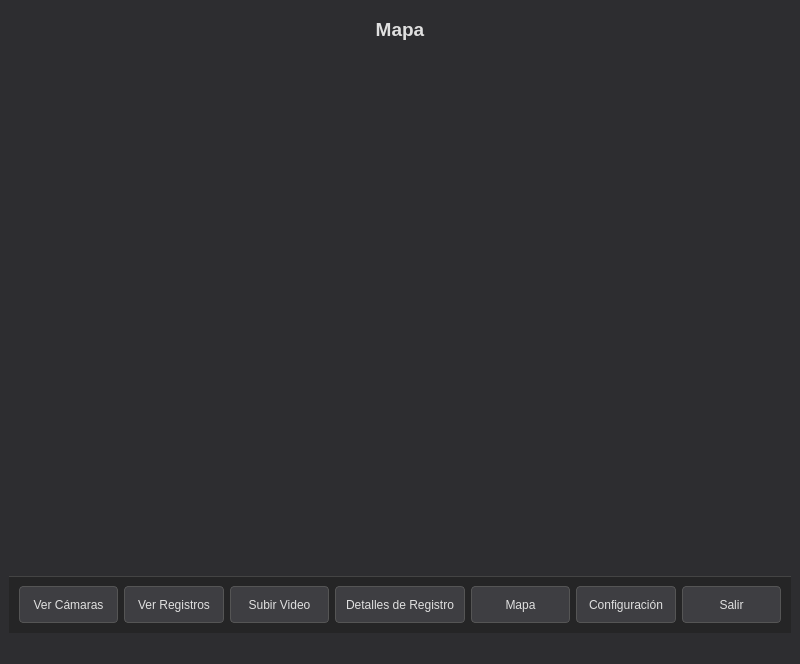
<?xml version="1.0" encoding="UTF-8"?>
<ui version="4.0">
 <class>MainWindow</class>
 <widget class="QMainWindow" name="MainWindow">
  <property name="geometry">
   <rect>
    <x>0</x>
    <y>0</y>
    <width>800</width>
    <height>664</height>
   </rect>
  </property>
  <property name="windowTitle">
   <string>Sistema de Detección de Accidentes</string>
  </property>
  <property name="styleSheet">
   <string notr="true">QMainWindow {
    background-color: #2D2D30;
    color: #E0E0E0;
}

QWidget {
    background-color: #2D2D30;
    color: #E0E0E0;
}

QPushButton {
    background-color: #3E3E42;
    color: #E0E0E0;
    border: 1px solid #555555;
    border-radius: 4px;
    padding: 5px 10px;
    min-height: 25px;
}

QPushButton:hover {
    background-color: #505054;
}

QPushButton:pressed {
    background-color: #2A2A2A;
}

QLabel {
    color: #E0E0E0;
}

QTableView {
    background-color: #252526;
    color: #E0E0E0;
    gridline-color: #333333;
    selection-background-color: #3E3E42;
    selection-color: #FFFFFF;
    border: 1px solid #444444;
}

QHeaderView::section {
    background-color: #3E3E42;
    color: #E0E0E0;
    padding: 4px;
    border: 1px solid #444444;
}

QLineEdit, QTextEdit, QComboBox {
    background-color: #3E3E42;
    color: #E0E0E0;
    border: 1px solid #555555;
    border-radius: 2px;
    padding: 2px;
}

QStackedWidget {
    background-color: #2D2D30;
}

#navegacionFrame {
    background-color: #252526;
    border-top: 1px solid #444444;
}</string>
  </property>
  <widget class="QWidget" name="centralwidget">
   <layout class="QVBoxLayout" name="verticalLayout">
    <item>
     <widget class="QStackedWidget" name="stackedWidget">
      <property name="currentIndex">
       <number>4</number>
      </property>
      <widget class="QWidget" name="camarasPage">
       <layout class="QVBoxLayout" name="verticalLayout_2">
        <item>
         <widget class="QLabel" name="camarasTitulo">
          <property name="font">
           <font>
            <pointsize>14</pointsize>
            <weight>75</weight>
            <bold>true</bold>
           </font>
          </property>
          <property name="text">
           <string>Vista de Cámaras</string>
          </property>
          <property name="alignment">
           <set>Qt::AlignCenter</set>
          </property>
         </widget>
        </item>
        <item>
         <widget class="QFrame" name="camarasGrid">
          <property name="frameShape">
           <enum>QFrame::StyledPanel</enum>
          </property>
          <property name="frameShadow">
           <enum>QFrame::Raised</enum>
          </property>
          <layout class="QGridLayout" name="gridLayout">
           <item row="0" column="0">
            <widget class="QFrame" name="camara1Frame">
             <property name="minimumSize">
              <size>
               <width>0</width>
               <height>150</height>
              </size>
             </property>
             <property name="styleSheet">
              <string notr="true">background-color: #222224; border: 1px solid #444444;</string>
             </property>
             <property name="frameShape">
              <enum>QFrame::StyledPanel</enum>
             </property>
             <property name="frameShadow">
              <enum>QFrame::Raised</enum>
             </property>
             <layout class="QVBoxLayout" name="verticalLayout_6">
              <item>
               <widget class="QPushButton" name="agregarCamara1">
                <property name="sizePolicy">
                 <sizepolicy hsizetype="Maximum" vsizetype="Maximum">
                  <horstretch>0</horstretch>
                  <verstretch>0</verstretch>
                 </sizepolicy>
                </property>
                <property name="text">
                 <string>+</string>
                </property>
               </widget>
              </item>
             </layout>
            </widget>
           </item>
           <item row="0" column="1">
            <widget class="QFrame" name="camara2Frame">
             <property name="minimumSize">
              <size>
               <width>0</width>
               <height>150</height>
              </size>
             </property>
             <property name="styleSheet">
              <string notr="true">background-color: #222224; border: 1px solid #444444;</string>
             </property>
             <property name="frameShape">
              <enum>QFrame::StyledPanel</enum>
             </property>
             <property name="frameShadow">
              <enum>QFrame::Raised</enum>
             </property>
             <layout class="QVBoxLayout" name="verticalLayout_7">
              <item>
               <widget class="QPushButton" name="agregarCamara2">
                <property name="sizePolicy">
                 <sizepolicy hsizetype="Maximum" vsizetype="Maximum">
                  <horstretch>0</horstretch>
                  <verstretch>0</verstretch>
                 </sizepolicy>
                </property>
                <property name="text">
                 <string>+</string>
                </property>
               </widget>
              </item>
             </layout>
            </widget>
           </item>
           <item row="1" column="0">
            <widget class="QFrame" name="camara3Frame">
             <property name="minimumSize">
              <size>
               <width>0</width>
               <height>150</height>
              </size>
             </property>
             <property name="styleSheet">
              <string notr="true">background-color: #222224; border: 1px solid #444444;</string>
             </property>
             <property name="frameShape">
              <enum>QFrame::StyledPanel</enum>
             </property>
             <property name="frameShadow">
              <enum>QFrame::Raised</enum>
             </property>
             <layout class="QVBoxLayout" name="verticalLayout_8">
              <item>
               <widget class="QPushButton" name="agregarCamara3">
                <property name="sizePolicy">
                 <sizepolicy hsizetype="Maximum" vsizetype="Maximum">
                  <horstretch>0</horstretch>
                  <verstretch>0</verstretch>
                 </sizepolicy>
                </property>
                <property name="text">
                 <string>+</string>
                </property>
               </widget>
              </item>
             </layout>
            </widget>
           </item>
           <item row="1" column="1">
            <widget class="QFrame" name="camara4Frame">
             <property name="minimumSize">
              <size>
               <width>0</width>
               <height>150</height>
              </size>
             </property>
             <property name="styleSheet">
              <string notr="true">background-color: #222224; border: 1px solid #444444;</string>
             </property>
             <property name="frameShape">
              <enum>QFrame::StyledPanel</enum>
             </property>
             <property name="frameShadow">
              <enum>QFrame::Raised</enum>
             </property>
             <layout class="QVBoxLayout" name="verticalLayout_9">
              <item>
               <widget class="QPushButton" name="agregarCamara4">
                <property name="sizePolicy">
                 <sizepolicy hsizetype="Maximum" vsizetype="Maximum">
                  <horstretch>0</horstretch>
                  <verstretch>0</verstretch>
                 </sizepolicy>
                </property>
                <property name="text">
                 <string>+</string>
                </property>
               </widget>
              </item>
             </layout>
            </widget>
           </item>
          </layout>
         </widget>
        </item>
       </layout>
      </widget>
      <widget class="QWidget" name="registrosPage">
       <layout class="QVBoxLayout" name="verticalLayout_3">
        <item>
         <widget class="QLabel" name="registrosTitulo">
          <property name="font">
           <font>
            <pointsize>14</pointsize>
            <weight>75</weight>
            <bold>true</bold>
           </font>
          </property>
          <property name="text">
           <string>Vista de Registros</string>
          </property>
          <property name="alignment">
           <set>Qt::AlignCenter</set>
          </property>
         </widget>
        </item>
        <item>
         <widget class="QTableView" name="registrosTable">
          <property name="alternatingRowColors">
           <bool>true</bool>
          </property>
          <property name="selectionMode">
           <enum>QAbstractItemView::SingleSelection</enum>
          </property>
          <property name="selectionBehavior">
           <enum>QAbstractItemView::SelectRows</enum>
          </property>
         </widget>
        </item>
        <item>
         <widget class="QPushButton" name="verDetallesRegistroBtn">
          <property name="text">
           <string>Ver Detalles del Registro Seleccionado</string>
          </property>
         </widget>
        </item>
       </layout>
      </widget>
      <widget class="QWidget" name="detallesRegistroPage">
       <layout class="QVBoxLayout" name="verticalLayout_4">
        <item>
         <widget class="QLabel" name="detallesTitulo">
          <property name="font">
           <font>
            <pointsize>14</pointsize>
            <weight>75</weight>
            <bold>true</bold>
           </font>
          </property>
          <property name="text">
           <string>Detalles del Registro</string>
          </property>
          <property name="alignment">
           <set>Qt::AlignCenter</set>
          </property>
         </widget>
        </item>
        <item>
         <widget class="QFrame" name="videoFrame">
          <property name="minimumSize">
           <size>
            <width>0</width>
            <height>200</height>
           </size>
          </property>
          <property name="styleSheet">
           <string notr="true">background-color: #222224; border: 1px solid #444444;</string>
          </property>
          <property name="frameShape">
           <enum>QFrame::StyledPanel</enum>
          </property>
          <property name="frameShadow">
           <enum>QFrame::Raised</enum>
          </property>
          <layout class="QVBoxLayout" name="verticalLayout_10">
           <item>
            <widget class="QLabel" name="videoLabel">
             <property name="text">
              <string>Video del Accidente</string>
             </property>
             <property name="alignment">
              <set>Qt::AlignCenter</set>
             </property>
            </widget>
           </item>
          </layout>
         </widget>
        </item>
        <item>
         <widget class="QGroupBox" name="detallesGroupBox">
          <property name="title">
           <string>Información del Registro</string>
          </property>
          <layout class="QFormLayout" name="formLayout">
           <item row="0" column="0">
            <widget class="QLabel" name="fechaLabel">
             <property name="text">
              <string>Fecha del Accidente:</string>
             </property>
            </widget>
           </item>
           <item row="0" column="1">
            <widget class="QLabel" name="fechaValor">
             <property name="text">
              <string>[Fecha]</string>
             </property>
            </widget>
           </item>
           <item row="1" column="0">
            <widget class="QLabel" name="archivoLabel">
             <property name="text">
              <string>Nombre del Archivo:</string>
             </property>
            </widget>
           </item>
           <item row="1" column="1">
            <widget class="QLabel" name="archivoValor">
             <property name="text">
              <string>[Archivo]</string>
             </property>
            </widget>
           </item>
           <item row="2" column="0">
            <widget class="QLabel" name="localizacionLabel">
             <property name="text">
              <string>Localización:</string>
             </property>
            </widget>
           </item>
           <item row="2" column="1">
            <widget class="QLabel" name="localizacionValor">
             <property name="text">
              <string>[Localización]</string>
             </property>
            </widget>
           </item>
           <item row="3" column="0">
            <widget class="QLabel" name="descripcionLabel">
             <property name="text">
              <string>Descripción:</string>
             </property>
            </widget>
           </item>
           <item row="3" column="1">
            <widget class="QLabel" name="descripcionValor">
             <property name="text">
              <string>[Descripción]</string>
             </property>
            </widget>
           </item>
          </layout>
         </widget>
        </item>
       </layout>
      </widget>
      <widget class="QWidget" name="subirVideoPage">
       <layout class="QVBoxLayout" name="verticalLayout_5">
        <item>
         <widget class="QLabel" name="subirVideoTitulo">
          <property name="font">
           <font>
            <pointsize>14</pointsize>
            <weight>75</weight>
            <bold>true</bold>
           </font>
          </property>
          <property name="text">
           <string>Subir Video</string>
          </property>
          <property name="alignment">
           <set>Qt::AlignCenter</set>
          </property>
         </widget>
        </item>
        <item>
         <spacer name="verticalSpacer">
          <property name="orientation">
           <enum>Qt::Vertical</enum>
          </property>
          <property name="sizeHint" stdset="0">
           <size>
            <width>20</width>
            <height>20</height>
           </size>
          </property>
         </spacer>
        </item>
        <item>
         <widget class="QLabel" name="archivoSeleccionadoLabel">
          <property name="text">
           <string>Ningún archivo seleccionado</string>
          </property>
          <property name="alignment">
           <set>Qt::AlignCenter</set>
          </property>
         </widget>
        </item>
        <item>
         <widget class="QPushButton" name="seleccionarVideoBtn">
          <property name="text">
           <string>Seleccionar Video...</string>
          </property>
         </widget>
        </item>
        <item>
         <widget class="QFrame" name="accionesBotonesFrame">
          <property name="frameShape">
           <enum>QFrame::StyledPanel</enum>
          </property>
          <property name="frameShadow">
           <enum>QFrame::Raised</enum>
          </property>
          <layout class="QHBoxLayout" name="horizontalLayout_2">
           <item>
            <widget class="QPushButton" name="subirVideoBtn">
             <property name="enabled">
              <bool>false</bool>
             </property>
             <property name="text">
              <string>Subir Video</string>
             </property>
            </widget>
           </item>
           <item>
            <widget class="QPushButton" name="cancelarSubidaBtn">
             <property name="text">
              <string>Cancelar</string>
             </property>
            </widget>
           </item>
          </layout>
         </widget>
        </item>
        <item>
         <widget class="QLabel" name="vistaPreviaVideo">
          <property name="minimumSize">
           <size>
            <width>320</width>
            <height>180</height>
           </size>
          </property>
          <property name="frameShape">
           <enum>QFrame::Box</enum>
          </property>
          <property name="text">
           <string>Vista previa del video</string>
          </property>
          <property name="alignment">
           <set>Qt::AlignCenter</set>
          </property>
         </widget>
        </item>
        <item>
         <widget class="QGroupBox" name="grupoDetecciones">
          <property name="title">
           <string>Detecciones</string>
          </property>
          <layout class="QVBoxLayout" name="verticalLayoutDetecciones">
           <item>
            <widget class="QScrollArea" name="scrollDetecciones">
             <property name="widgetResizable">
              <bool>true</bool>
             </property>
             <widget class="QWidget" name="scrollAreaContenido">
              <property name="geometry">
               <rect>
                <x>0</x>
                <y>0</y>
                <width>294</width>
                <height>38</height>
               </rect>
              </property>
              <layout class="QVBoxLayout" name="layoutContenidoDetecciones">
               <item>
                <widget class="QLabel" name="deteccionEjemplo">
                 <property name="text">
                  <string>Ejemplo: Accidente detectado en el segundo 12</string>
                 </property>
                </widget>
               </item>
              </layout>
             </widget>
            </widget>
           </item>
          </layout>
         </widget>
        </item>
        <item>
         <widget class="QPushButton" name="descargarDeteccionesBtn">
          <property name="text">
           <string>Descargar Resultados</string>
          </property>
         </widget>
        </item>
        <item>
         <spacer name="verticalSpacer_2">
          <property name="orientation">
           <enum>Qt::Vertical</enum>
          </property>
          <property name="sizeHint" stdset="0">
           <size>
            <width>20</width>
            <height>20</height>
           </size>
          </property>
         </spacer>
        </item>
       </layout>
      </widget>
<widget class="QWidget" name="mapaPage">
 <layout class="QVBoxLayout" name="verticalLayout_14">
  <item>
   <widget class="QLabel" name="mapaTitulo">
    <property name="sizePolicy">
     <sizepolicy hsizetype="Expanding" vsizetype="Fixed">
      <horstretch>0</horstretch>
      <verstretch>0</verstretch>
     </sizepolicy>
    </property>
    <property name="font">
     <font>
      <pointsize>14</pointsize>
      <weight>75</weight>
      <bold>true</bold>
     </font>
    </property>
    <property name="text">
     <string>Mapa</string>
    </property>
    <property name="alignment">
     <set>Qt::AlignCenter</set>
    </property>
   </widget>
  </item>
  <item>
   <widget class="QWidget" name="mapaWidget" native="true">
    <property name="sizePolicy">
     <sizepolicy hsizetype="Expanding" vsizetype="Expanding">
      <horstretch>0</horstretch>
      <verstretch>0</verstretch>
     </sizepolicy>
    </property>
   </widget>
  </item>
 </layout>
</widget>
      <widget class="QWidget" name="configuracionPage">
       <layout class="QVBoxLayout" name="verticalLayout_11">
        <item>
         <widget class="QLabel" name="configuracionTitulo">
          <property name="font">
           <font>
            <pointsize>14</pointsize>
            <weight>75</weight>
            <bold>true</bold>
           </font>
          </property>
          <property name="text">
           <string>Configuración del Sistema</string>
          </property>
          <property name="alignment">
           <set>Qt::AlignCenter</set>
          </property>
         </widget>
        </item>
        <item>
         <widget class="QScrollArea" name="scrollArea">
          <property name="widgetResizable">
           <bool>true</bool>
          </property>
          <widget class="QWidget" name="scrollAreaWidgetContents">
           <property name="geometry">
            <rect>
             <x>0</x>
             <y>0</y>
             <width>754</width>
             <height>457</height>
            </rect>
           </property>
           <layout class="QVBoxLayout" name="verticalLayout_12">
            <item>
             <widget class="QGroupBox" name="configuracionGeneral">
              <property name="title">
               <string>Configuración General</string>
              </property>
              <layout class="QFormLayout" name="formLayout_2">
               <item row="0" column="0">
                <widget class="QLabel" name="rutaAlmacenamientoLabel">
                 <property name="text">
                  <string>Ruta de Almacenamiento:</string>
                 </property>
                </widget>
               </item>
               <item row="0" column="1">
                <widget class="QLineEdit" name="rutaAlmacenamientoEdit"/>
               </item>
               <item row="1" column="0">
                <widget class="QLabel" name="formatoVideoLabel">
                 <property name="text">
                  <string>Formato de Video Preferido:</string>
                 </property>
                </widget>
               </item>
               <item row="1" column="1">
                <widget class="QComboBox" name="formatoVideoCombo">
                 <item>
                  <property name="text">
                   <string>MP4</string>
                  </property>
                 </item>
                 <item>
                  <property name="text">
                   <string>AVI</string>
                  </property>
                 </item>
                 <item>
                  <property name="text">
                   <string>MKV</string>
                  </property>
                 </item>
                </widget>
               </item>
               <item row="2" column="0">
                <widget class="QLabel" name="tiempoGrabacionLabel">
                 <property name="text">
                  <string>Tiempo de Grabación (segundos):</string>
                 </property>
                </widget>
               </item>
               <item row="2" column="1">
                <widget class="QSpinBox" name="tiempoGrabacionSpin">
                 <property name="minimum">
                  <number>5</number>
                 </property>
                 <property name="maximum">
                  <number>300</number>
                 </property>
                 <property name="value">
                  <number>30</number>
                 </property>
                </widget>
               </item>
              </layout>
             </widget>
            </item>
            <item>
             <widget class="QGroupBox" name="configuracionDeteccion">
              <property name="title">
               <string>Configuración de Detección</string>
              </property>
              <layout class="QFormLayout" name="formLayout_3">
               <item row="0" column="0">
                <widget class="QLabel" name="sensibilidadLabel">
                 <property name="text">
                  <string>Sensibilidad de Detección:</string>
                 </property>
                </widget>
               </item>
               <item row="0" column="1">
                <widget class="QSlider" name="sensibilidadSlider">
                 <property name="orientation">
                  <enum>Qt::Horizontal</enum>
                 </property>
                </widget>
               </item>
               <item row="1" column="0">
                <widget class="QLabel" name="grabarAnteriorLabel">
                 <property name="text">
                  <string>Grabar segundos previos al accidente:</string>
                 </property>
                </widget>
               </item>
               <item row="1" column="1">
                <widget class="QSpinBox" name="grabarAnteriorSpin">
                 <property name="minimum">
                  <number>1</number>
                 </property>
                 <property name="maximum">
                  <number>60</number>
                 </property>
                 <property name="value">
                  <number>10</number>
                 </property>
                </widget>
               </item>
               <item row="2" column="0">
                <widget class="QLabel" name="notificacionesLabel">
                 <property name="text">
                  <string>Activar Notificaciones:</string>
                 </property>
                </widget>
               </item>
               <item row="2" column="1">
                <widget class="QCheckBox" name="notificacionesCheck">
                 <property name="text">
                  <string/>
                 </property>
                 <property name="checked">
                  <bool>true</bool>
                 </property>
                </widget>
               </item>
              </layout>
             </widget>
            </item>
            <item>
             <widget class="QGroupBox" name="configuracionRTSP">
              <property name="title">
               <string>Configuración RTSP Predeterminada</string>
              </property>
              <layout class="QFormLayout" name="formLayout_4">
               <item row="0" column="0">
                <widget class="QLabel" name="rtspPuertoLabel">
                 <property name="text">
                  <string>Puerto RTSP Predeterminado:</string>
                 </property>
                </widget>
               </item>
               <item row="0" column="1">
                <widget class="QLineEdit" name="rtspPuertoEdit">
                 <property name="text">
                  <string>554</string>
                 </property>
                </widget>
               </item>
               <item row="1" column="0">
                <widget class="QLabel" name="usuarioPredeterminadoLabel">
                 <property name="text">
                  <string>Usuario Predeterminado:</string>
                 </property>
                </widget>
               </item>
               <item row="1" column="1">
                <widget class="QLineEdit" name="usuarioPredeterminadoEdit">
                 <property name="text">
                  <string>admin</string>
                 </property>
                </widget>
               </item>
               <item row="2" column="0">
                <widget class="QLabel" name="passwordPredeterminadoLabel">
                 <property name="text">
                  <string>Contraseña Predeterminada:</string>
                 </property>
                </widget>
               </item>
               <item row="2" column="1">
                <widget class="QLineEdit" name="passwordPredeterminadoEdit">
                 <property name="text">
                  <string>admin</string>
                 </property>
                 <property name="echoMode">
                  <enum>QLineEdit::Password</enum>
                 </property>
                </widget>
               </item>
              </layout>
             </widget>
            </item>
           </layout>
          </widget>
         </widget>
        </item>
        <item>
         <widget class="QPushButton" name="guardarConfiguracionBtn">
          <property name="text">
           <string>Guardar Configuración</string>
          </property>
         </widget>
        </item>
       </layout>
      </widget>
     </widget>
    </item>
    <item>
     <widget class="QFrame" name="navegacionFrame">
      <property name="minimumSize">
       <size>
        <width>0</width>
        <height>50</height>
       </size>
      </property>
      <property name="frameShape">
       <enum>QFrame::StyledPanel</enum>
      </property>
      <property name="frameShadow">
       <enum>QFrame::Raised</enum>
      </property>
      <layout class="QHBoxLayout" name="horizontalLayout">
       <item>
        <widget class="QPushButton" name="verCamarasBtn">
         <property name="text">
          <string>Ver Cámaras</string>
         </property>
        </widget>
       </item>
       <item>
        <widget class="QPushButton" name="verRegistrosBtn">
         <property name="text">
          <string>Ver Registros</string>
         </property>
        </widget>
       </item>
       <item>
        <widget class="QPushButton" name="subirVideoBtn_nav">
         <property name="text">
          <string>Subir Video</string>
         </property>
        </widget>
       </item>
       <item>
        <widget class="QPushButton" name="detallesRegistroBtn_nav">
         <property name="text">
          <string>Detalles de Registro</string>
         </property>
        </widget>
       </item>
       <item>
        <widget class="QPushButton" name="MapaBtn">
         <property name="text">
          <string>Mapa</string>
         </property>
        </widget>
       </item>
       <item>
        <widget class="QPushButton" name="configuracionBtn">
         <property name="text">
          <string>Configuración</string>
         </property>
        </widget>
       </item>
       <item>
        <widget class="QPushButton" name="salirBtn">
         <property name="text">
          <string>Salir</string>
         </property>
        </widget>
       </item>
      </layout>
     </widget>
    </item>
   </layout>
  </widget>
  <widget class="QStatusBar" name="statusBar"/>
 </widget>
 <resources/>
 <connections/>
</ui>
